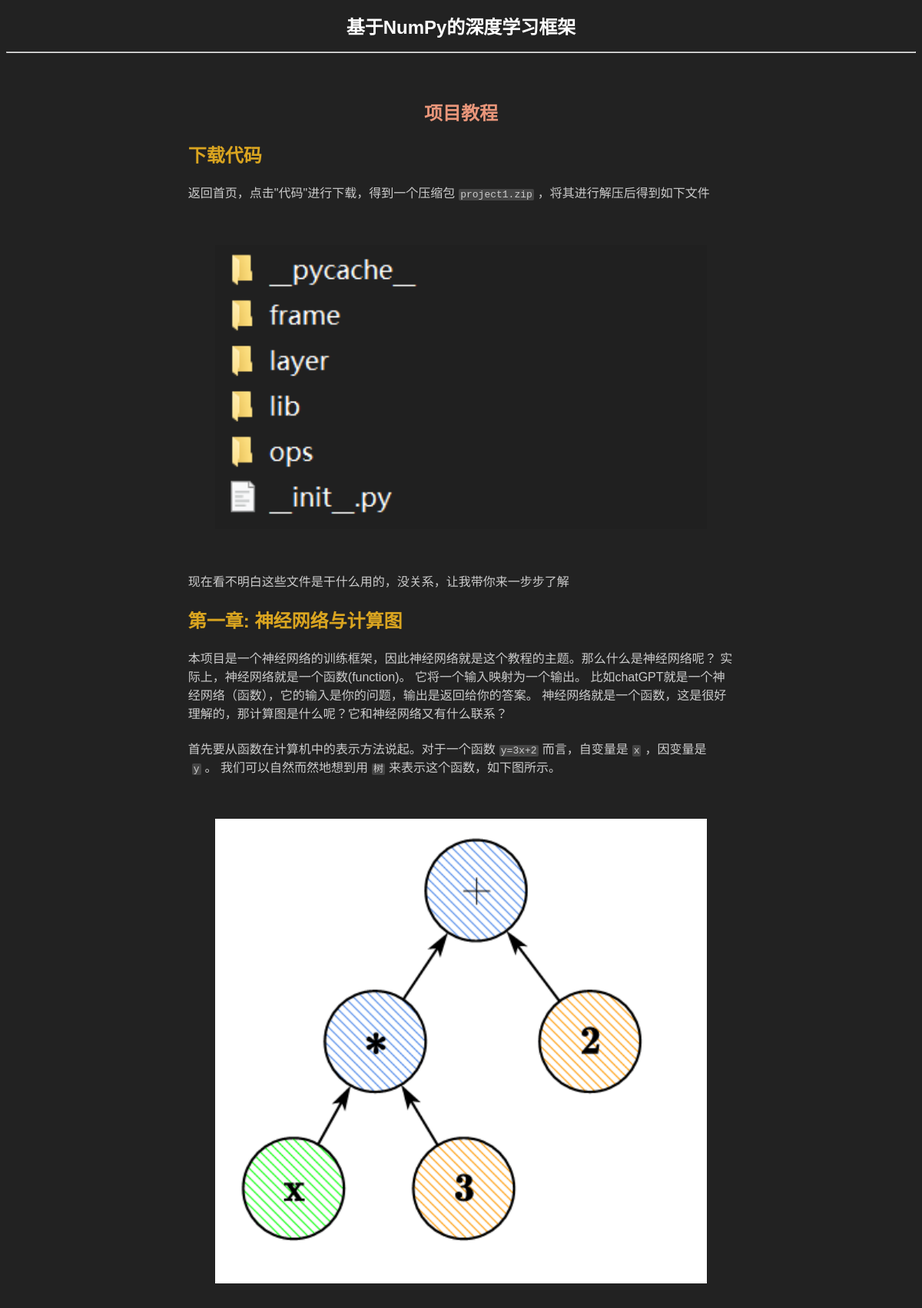
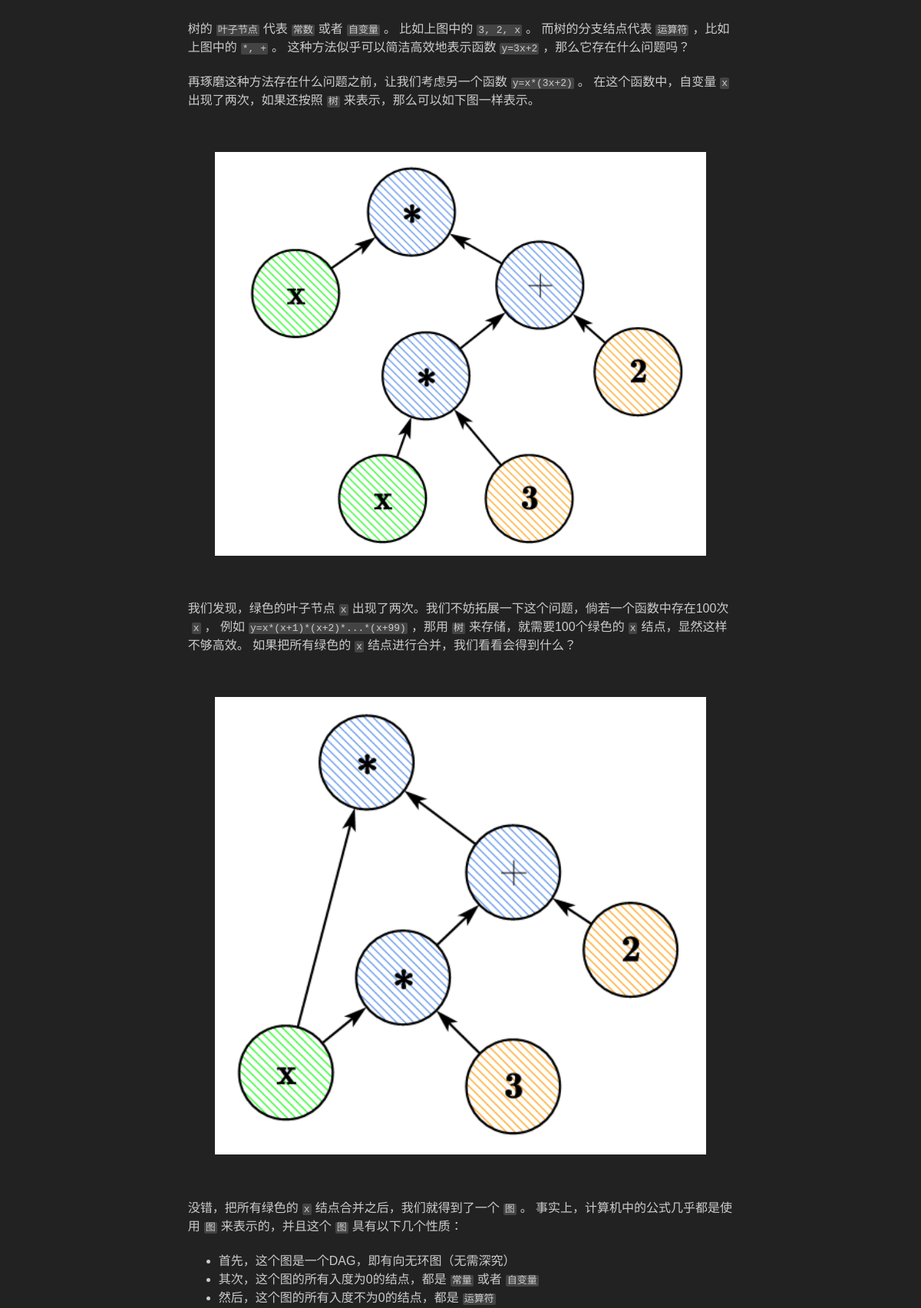
The page /project/1/introduction/ (upper part) on the database its author committed (2 pictures, top to bottom).
### project/models.py (models this page shows, shortened)
class Project(models.Model):
    prj_id = models.IntegerField(primary_key=True)
    name = models.CharField(max_length=200)
    pub_date = models.DateTimeField("data published", default=now())
    price = models.IntegerField(default=100)
    introduction = models.TextField(default='introduction')
    paper = models.TextField(default='paper')
    tutorial = models.TextField(default='tutorial')

### project/views.py (the view)
# urls.py: path("<int:prj_id>/introduction/", views.introduction, name='introduction'),
def introduction(request, prj_id):
    project = Project.objects.filter(prj_id=prj_id)[0]
    return render(request, "project/introduction.html", {'project': project})

### project/templates/project/introduction.html (shortened to what this page needs)
<!DOCTYPE html>
{% load static %}
<html lang="en-US">
    <head>
    </head>
    <body>
        <header>
            <h1>{{project.name}}</h1>
        </header>
        <hr>
        <main>
            {% autoescape off %}
            {{project.introduction}}
            {% endautoescape off %}
        </main>
    </body>
</html>

### project/templates/project/introduction.html (style rules this page uses)
h1 { color: white; font-family: 'Lucida Sans', 'Lucida Sans Regular', 'Lucida Grande', 'Lucida Sans Unicode', Geneva, Verdana, sans-serif; font-size: 1.5em; text-align: center; }
body { background-color: #222222; }
main { margin-left: 20%; width: 60%; margin-top: 5%; color: #cccccc; font-family: 'Lucida Sans', 'Lucida Sans Regular', 'Lucida Grande', 'Lucida Sans Unicode', Geneva, Verdana, sans-serif; }
main h1 { color:darksalmon; font-weight: bold; }
main h2 { color:goldenrod; }
main code { background-color: #444444; border-radius: 2px; margin-left: 5px; margin-right: 5px; padding-left: 2px; padding-right: 2px; }
main p { margin-bottom: 3%; }
main img { text-align: center; margin-left: 5%; margin-right: 5%; width: 90%; margin-top: 5%; margin-bottom: 5%; }

### rows shown on the page
Project: name "基于NumPy的深度学习框架", introduction "项目教程 下载代码 返回首页，点击\"代码\"进行下载，得到一个压缩包 project1.zip ，将其进行解压后得到如下文件 现在看不明白这些文件是干什么用的，没关系，让我带你来一步步了解 第一章: 神经网络与计算图 本项目是一个神经网络的训练框架，因此神经网络就是这个教程的主题。那么什么是神经网络呢？ 实际上，神经网络就是一个函数(function)。 它将一个输入映射为一个输出。 比如chatGPT就是一个神经网络（函数），它的输入是你的问题，输出是返回给你的答案。 神经网络就是一个函数，这是很好理解的，那计算图是什么呢？它和神经网络又有什么联系？ 首先要从函数在计算机中的表示方法说起。对于一个函数 y=3x+2 而言，自变量是 x ，因变量是 y 。 我们可以自然而然地想到用 树 来表示这个函数，如下图所示。 树的 叶子节点 代表 常数 或者 自变量 。 比如上图中的 3, 2, x 。 而树的分支结点代表 运算符 ，比如上图中的 *, + 。 这种方法似乎可以简洁高效地表示函数 y=3x+2 ，那么它存在什么问题吗？ 再琢磨这种方法存在什么问题之前，让我们考虑另一个函数 y=x*(3x+2) 。 在这个函数中，自变量 x 出现了两次，如果还按照 树 来表示，那么可以如下图一样表示。 我们发现，绿色的叶子节点 x 出现了两次。我们不妨拓展一下这个问题，倘若一个函数中存在100次 x ， 例如 y=x*(x+1)*(x+2)*...*(x+99) ，那用 树 来存储，就需要100个绿色的 x 结点，显然这样不够高效。 如果把所有绿色的 x 结点进行合并，我们看看会得到什么？…", introduction (picture)
